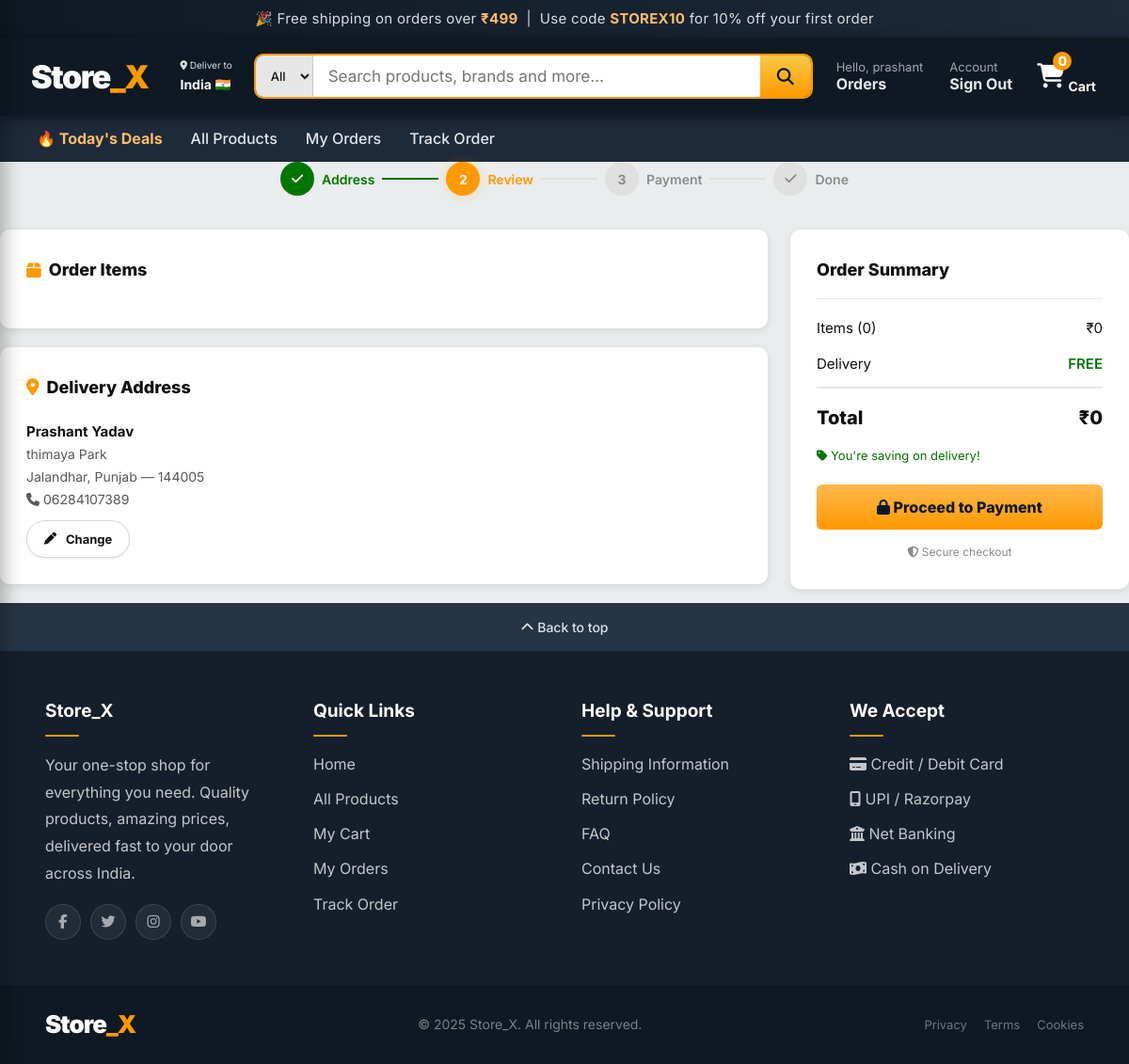
Screenshot of /review-order/ (signed in) with the database file from the repository.
### store/models.py (models this page shows, shortened)
class Address(models.Model):
    user = models.ForeignKey('auth.User', on_delete=models.CASCADE)
    full_name = models.CharField(max_length=200)
    phone = models.CharField(max_length=15)
    address_line = models.CharField(max_length=300)
    city = models.CharField(max_length=100)
    state = models.CharField(max_length=100)
    pincode = models.CharField(max_length=10)
    created_at = models.DateTimeField(auto_now_add=True)

### store/views.py (the view)
# urls.py: path('review-order/', views.review_order, name='review_order'),
@login_required
def review_order(request):
    cart = request.session.get('cart', {})
    products = []
    total = 0
    for product_id, quantity in cart.items():
        product = Product.objects.get(id=product_id)
        product.quantity = quantity
        product.subtotal = product.price * quantity
        total += product.subtotal
        products.append(product)
    address_id = request.session.get('address_id')
    addr = Address.objects.get(id=address_id)
    return render(request, 'store/review_order.html', {
        'products': products,
        'total': total,
        'address': addr,
    })

### store/context_processors.py (called while the page is built)
def cart_context(request):
    cart = request.session.get('cart', {})
    cart_count = sum(cart.values()) if cart else 0
    return {
        'cart_count': cart_count,
    }

### templates/store/review_order.html (shortened to what this page needs)
{% extends 'store/base.html' %}
{% block content %}
<div class="ck-container">
  <div class="stepper">
    <div class="step"><div class="step-circle done"><i class="fa fa-check"></i></div><span class="step-label done">Address</span></div>
    <div class="step-line done"></div>
    <div class="step"><div class="step-circle active">2</div><span class="step-label active">Review</span></div>
    <div class="step-line pending"></div>
    <div class="step"><div class="step-circle pending">3</div><span class="step-label pending">Payment</span></div>
    <div class="step-line pending"></div>
    <div class="step"><div class="step-circle pending"><i class="fa fa-check"></i></div><span class="step-label pending">Done</span></div>
  </div>
  <div class="rv-layout">
    <div>
      <div class="rv-card">
        <h3><i class="fa fa-box"></i> Order Items</h3>
      </div>
      <div class="rv-card">
        <h3><i class="fa fa-location-dot"></i> Delivery Address</h3>
        <div class="rv-addr">
          <strong>{{ address.full_name }}</strong><br>
          {{ address.address_line }}<br>
          {{ address.city }}, {{ address.state }} — {{ address.pincode }}<br>
          <i class="fa fa-phone"></i> {{ address.phone }}
        </div>
        <div class="rv-addr-change">
          <a href="{% url 'address' %}" class="btn btn-secondary" style="padding:8px 18px; font-size:13px;"><i class="fa fa-pen"></i> Change</a>
        </div>
      </div>
    </div>
    <div class="rv-summary">
      <h3>Order Summary</h3>
      <div class="rv-row"><span>Items ({{ products|length }})</span><span>₹{{ total }}</span></div>
      <div class="rv-row"><span>Delivery</span><span class="rv-free">FREE</span></div>
      <div class="rv-row total"><span>Total</span><span>₹{{ total }}</span></div>
      <div class="rv-savings"><i class="fa fa-tag"></i> You're saving on delivery!</div>
      <a href="{% url 'payment' %}"><button class="rv-btn"><i class="fa fa-lock"></i> Proceed to Payment</button></a>
      <div class="rv-secure"><i class="fa fa-shield-halved"></i> Secure checkout</div>
    </div>
  </div>
</div>
{% endblock %}

### templates/store/base.html (shortened to what this page needs)
<!DOCTYPE html>
<html lang="en">
<head>
  <link rel="stylesheet" href="https://cdnjs.cloudflare.com/ajax/libs/font-awesome/6.5.0/css/all.min.css"/>
</head>
<body>
<div class="topbar">
  🎉 Free shipping on orders over <span>₹499</span> &nbsp;|&nbsp; Use code <span>STOREX10</span> for 10% off your first order
</div>
<nav class="navbar" id="mainNavbar">
  <a href="{% url 'home' %}" class="nav-logo">Store<span>_X</span></a>
  <div class="nav-location">
    <small><i class="fa fa-location-dot"></i> Deliver to</small>
    <strong>India 🇮🇳</strong>
  </div>
  <form class="nav-search" action="{% url 'product_list' %}" method="get">
    <select name="category">
      <option value="">All</option>
    </select>
    <input type="text" name="q" placeholder="Search products, brands and more…" value="{{ query|default:'' }}" />
    <button type="submit"><i class="fa fa-search"></i></button>
  </form>
  <div class="nav-links">
    {% if user.is_authenticated %}
    <a href="{% url 'my_orders' %}" class="nav-link">
      <small>Hello, {{ user.username }}</small>
      <strong>Orders</strong>
    </a>
    <a href="{% url 'logout' %}" class="nav-link">
      <small>Account</small>
      <strong>Sign Out</strong>
    </a>
    {% endif %}
    <a href="{% url 'cart_detail' %}" class="nav-cart">
      <div class="cart-icon">
        <i class="fa fa-shopping-cart"></i>
        <div class="cart-badge">{{ cart_count|default:"0" }}</div>
      </div>
      <strong>Cart</strong>
    </a>
  </div>
</nav>
<div class="subnav">
  <a href="{% url 'product_list' %}" class="subnav-link highlight">🔥 Today's Deals</a>
  <a href="{% url 'product_list' %}" class="subnav-link">All Products</a>
  {% if user.is_authenticated %}
  <a href="{% url 'my_orders' %}" class="subnav-link">My Orders</a>
  <a href="{% url 'track_order' %}" class="subnav-link">Track Order</a>
  {% endif %}
</div>
{% block content %}{% endblock %}
<div class="footer-back-top" onclick="window.scrollTo({top:0,behavior:'smooth'})">
  <i class="fa fa-chevron-up"></i> Back to top
</div>
<footer class="footer-main">
  <div class="footer-grid">
    <div class="footer-col">
      <h4>Store_X</h4>
      <p>Your one-stop shop for everything you need. Quality products, amazing prices, delivered fast to your door across India.</p>
      <div class="footer-socials">
        <div class="social-btn"><i class="fab fa-facebook-f"></i></div>
        <div class="social-btn"><i class="fab fa-twitter"></i></div>
        <div class="social-btn"><i class="fab fa-instagram"></i></div>
        <div class="social-btn"><i class="fab fa-youtube"></i></div>
      </div>
    </div>
    <div class="footer-col">
      <h4>Quick Links</h4>
      <ul>
        <li><a href="{% url 'home' %}">Home</a></li>
        <li><a href="{% url 'product_list' %}">All Products</a></li>
        <li><a href="{% url 'cart_detail' %}">My Cart</a></li>
        {% if user.is_authenticated %}
        <li><a href="{% url 'my_orders' %}">My Orders</a></li>
        <li><a href="{% url 'track_order' %}">Track Order</a></li>
        {% else %}
        <li><a href="{% url 'login' %}">Sign In</a></li>
        <li><a href="{% url 'signup' %}">Register</a></li>
        {% endif %}
      </ul>
    </div>
    <div class="footer-col">
      <h4>Help & Support</h4>
      <ul>
        <li>Shipping Information</li>
        <li>Return Policy</li>
        <li>FAQ</li>
        <li>Contact Us</li>
        <li>Privacy Policy</li>
      </ul>
    </div>
    <div class="footer-col">
      <h4>We Accept</h4>
      <ul>
        <li><i class="fa fa-credit-card"></i> Credit / Debit Card</li>
        <li><i class="fa fa-mobile-screen"></i> UPI / Razorpay</li>
        <li><i class="fa fa-building-columns"></i> Net Banking</li>
        <li><i class="fa fa-money-bill-wave"></i> Cash on Delivery</li>
      </ul>
    </div>
  </div>
  <div class="footer-bottom">
    <div class="footer-bottom-logo">Store<span>_X</span></div>
    <div class="footer-bottom-center">© 2025 Store_X. All rights reserved.</div>
    <div class="footer-legal">
      <a href="#">Privacy</a>
      <a href="#">Terms</a>
      <a href="#">Cookies</a>
    </div>
  </div>
</footer>
</body>
</html>

### rows the page displays
Address: full_name "Prashant Yadav", address_line "thimaya Park", city "Jalandhar", state "Punjab", pincode "144005", phone "06284107389"

### other values shown
{{ user.username }} "prashant"
{{ cart_count|default:"0" }} "0"
{{ products|length }} "0"
{{ total }} "0"
